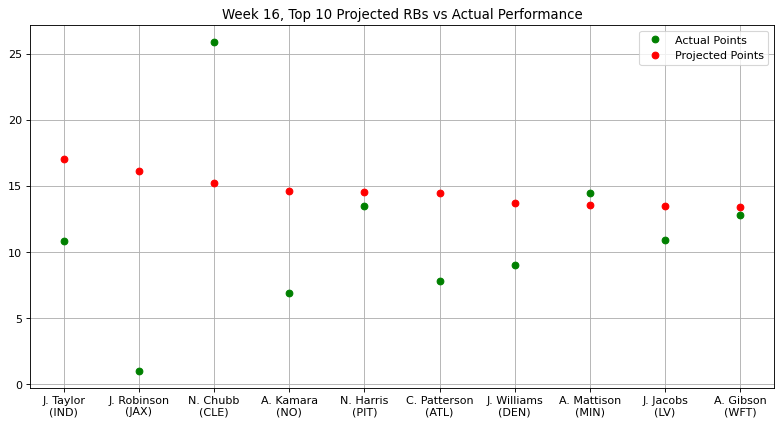

Reproduce this figure in Python.
"""
Stats provided by NFL Fantasy
Week 16, Top 10 Projected RBs vs Actual Performance
"""

import matplotlib.pyplot as plt
import numpy as np
from matplotlib.pyplot import figure
figure(figsize=(12, 6), dpi=80)

actual_points = np.array([10.80,1.00,25.90,6.90,13.50,7.80,9.00,14.50,10.90,12.80])
proj_points = np.array([17.07,16.14,15.21,14.61,14.57,14.44,13.70,13.52,13.48,13.41])
players = np.array(["J. Taylor\n(IND)","J. Robinson\n(JAX)","N. Chubb\n(CLE)","A. Kamara\n(NO)",
                    "N. Harris\n(PIT)","C. Patterson\n(ATL)","J. Williams\n(DEN)","A. Mattison\n(MIN)",
                    "J. Jacobs\n(LV)","A. Gibson\n(WFT)"])

plt.plot(players, actual_points, 'o', c = 'g', label = 'Actual Points', ms = 6)
plt.plot(proj_points, 'o', c = 'r', label = 'Projected Points', ms = 6)
plt.title("Week 16, Top 10 Projected RBs vs Actual Performance")
plt.legend()
plt.grid()
plt.show()
